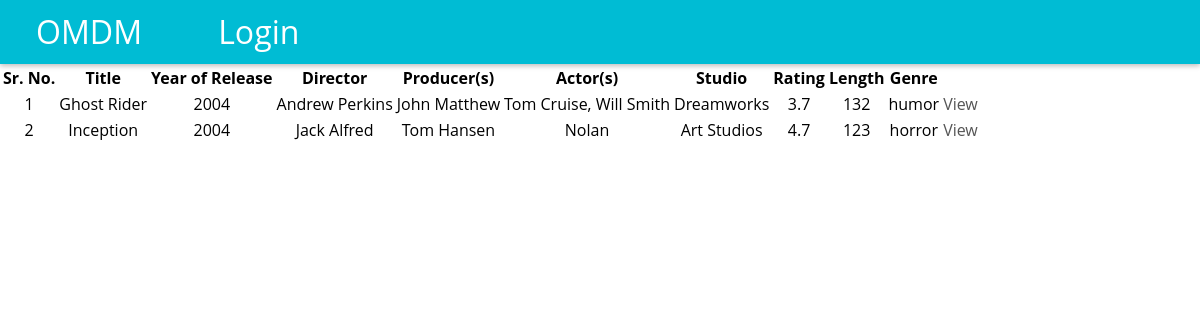
The page / on the database its author committed.
### tables this page shows
CREATE TABLE IF NOT EXISTS `movies` (
  `id` int(11) NOT NULL AUTO_INCREMENT,
  `title` varchar(80) NOT NULL,
  `year` int(4) NOT NULL,
  `director` varchar(80) NOT NULL,
  `producers` varchar(160) NOT NULL,
  `actors` varchar(250) NOT NULL,
  `studio` varchar(100) NOT NULL,
  `rating` varchar(6) NOT NULL,
  `length` int(5) NOT NULL,
  `genre` varchar(30) NOT NULL,
  `theatres` varchar(1000) NOT NULL,
  `profit` int(11) NOT NULL,
  `created_on` timestamp NOT NULL DEFAULT CURRENT_TIMESTAMP,
  PRIMARY KEY (`id`)
);

### index.php (the view, shortened to what this page needs)
<!DOCTYPE html>
<html>
<head>
	<link rel="stylesheet" type="text/css" href="css/style.css">
</head>
<body>
	<div id="header-wrapper">
		<div class="header">
			<a href="index.php">
				<div class="logo">
					OMDM
				</div>
			</a>
			<a href="login.php">
				<div class="logo">
					<?php
					if ($firstname) {
						echo($firstname);
					} else {
						echo('Login');
					}
					?>
				</div>
			</a>
		</div>
	</div>
<?php
	$sql="SELECT * FROM movies";
	$result=mysql_query($sql);
	$count=mysql_num_rows($result);
	if ($count > 0) {
	     echo "
			<table>
			  <tr>
			  	<th>Sr. No.</th>
			    <th>Title</th>
			    <th>Year of Release</th>
			    <th>Director</th>
			    <th>Producer(s)</th>
			    <th>Actor(s)</th>
			    <th>Studio</th>
			    <th>Rating</th>
			    <th>Length</th>
			    <th>Genre</th>
			  </tr>
	     ";
	    while($row = mysql_fetch_assoc($result)) {
			echo "
			<tr>
			<td>" . $row["id"]. "</td>
			<td>" . $row["title"]. "</td>
			<td>" . $row["year"]. "</td>
			<td>" . $row["director"]. "</td>
			<td>" . $row["producers"]. "</td>
			<td>" . $row["actors"]. "</td>
			<td>" . $row["studio"]. "</td>
			<td>" . $row["rating"]. "</td>
			<td>" . $row["length"]. "</td>
			<td>" . $row["genre"]. "</td>
			<td>" . '<a href="movie.php?id='.$row["id"].'">View</a>'. "</td>";
			echo "</tr>";
	    }
	    echo "</table>";
	} else {
	    echo "0 results";
	}
?>
</body>
</html>

### css/style.css (style rules this page uses)
body, html { margin: 0; padding: 0; }
body { top: 0; font-family: 'open sans'; }
a { text-decoration: none; color: #555; }
#header-wrapper { height: 10%; background-color: #00bcd4; box-shadow: 0 2px 5px rgba(0, 0, 0, 0.26); }
#header-wrapper .header { height: 100%; color: #fff; vertical-align: middle; }
#header-wrapper .header .logo { padding: 0% 3%; font-size: 2em; color: #fff; display: inline-block; line-height: 2em; }

### index.php (style rules this page uses)
table { text-align: center; }

### rows shown on the page
movies: id "1", title "Ghost Rider", year "2004", director "Andrew Perkins", producers "John Matthew", actors "Tom Cruise, Will Smith", studio "Dreamworks", rating "3.7", length "132", genre "humor"
movies: id "2", title "Inception", year "2004", director "Jack Alfred", producers "Tom Hansen", actors "Nolan", studio "Art Studios", rating "4.7", length "123", genre "horror"
